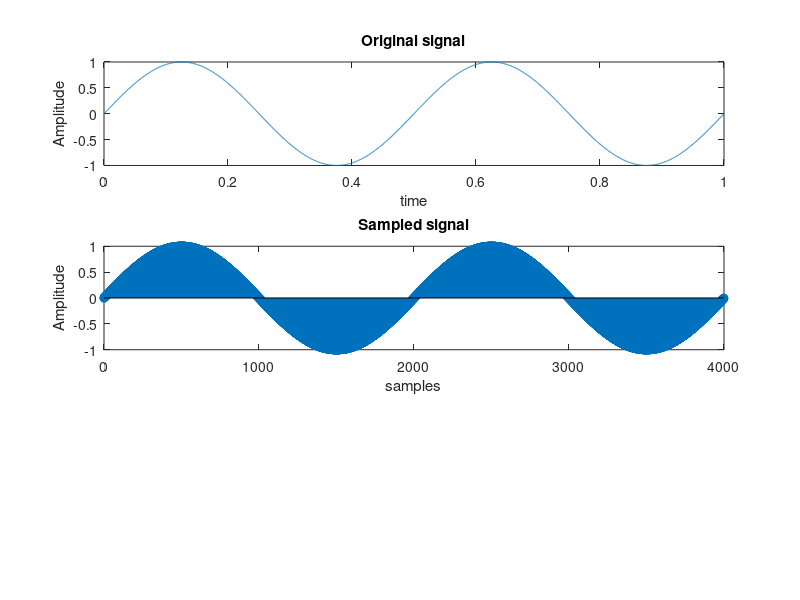

Recreate this plot in MATLAB. (Note: this script raises an error after producing the figure.)
% Parameters
A = 1;       % Amplitude (V)
f = 2;       % Frequency (Hz)
Fs = 4000; 
% Define the continuous signal
t = 0:1/Fs:1-1/Fs; % time vector
x = A*sin(2*pi*f*t);
% Sample the signal
n = 0:1:(length(t)-1); % Sample indices
Ts = 1/Fs;             % Sampling interval (seconds)
xn = sin(2*pi*f*n*Ts);
figure
subplot(3,1,1)
plot(t,x)
title('Original signal');xlabel('time');ylabel('Amplitude')
subplot(3,1,2)
stem(n,xn)
title('Sampled signal');xlabel('samples');ylabel('Amplitude')
% Quantization
nq=3;
m=2*nq +1 ;
xq=double(fi(xn,1, m, nq));
subplot(3,1,3)
plot(n,xq);title("quantized signal with number of bits=3");xlabel('bits');ylabel('step');
%coding
x_c = dec2bin(xq);

%Mean square quantization error vs n-bits
N_3=quantize(n,xn,3);
N_4=quantize(n,xn,4);
N_5=quantize(n,xn,5);
N_10=quantize(n,xn,10);
figure;
plot(n,N_3,'k-x');hold on;
plot(n,N_4,'c-o');hold on;
plot(n,N_5,'m');hold on;
plot(n,N_10,'b-o');hold off;
legend('n=3','n=4','n=5','n=10');
title('Mean square quantization error vs n-bits');xlabel('number of bits');ylabel('Mean square quantization error');

function Quantization_error=quantize(n,xn,k)
m=2*k+1 ;
xq=double(fi(xn,1,m,k));
sum = zeros(1,4000);%quantization error
Fs=4000;
Ts=1/4000;
%figure;plot(n,xq);
for i = 1:1:Fs
    sum(i) = (xq(i)-xn(i))^2; 
end
Quantization_error=Ts*sum;
end